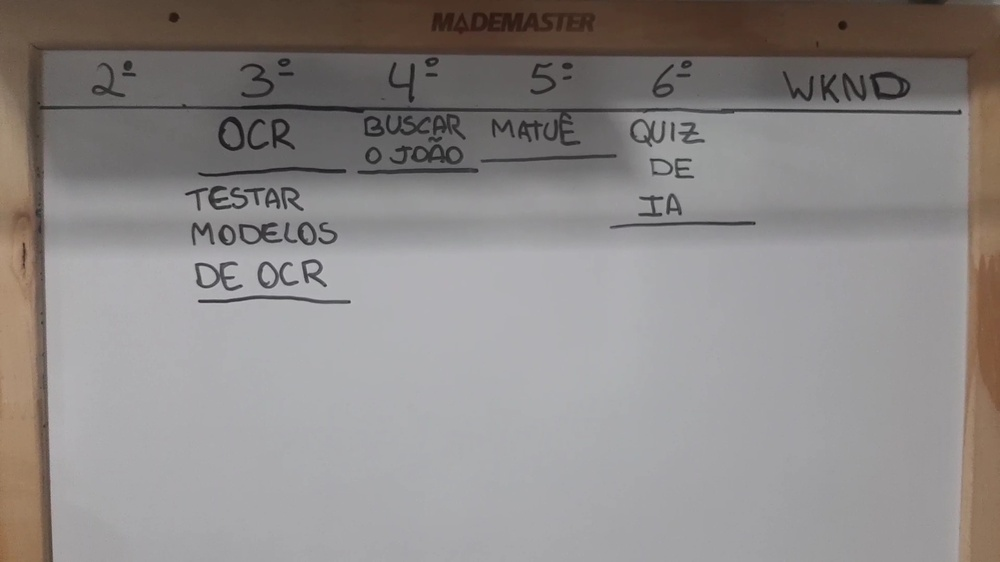
#> input picture Media/Fotos/2025-06-24.jpg, 1000 x 562 px, shrunk from 1920 x 1080 before the run
$ python -i pre_process.py   (imports and definitions only)
#> lines starting #> are read from the running program, lines starting #| are printed output that depends on the picture; after the words box and inside, x2 and y2 are one past the last pixel; in counts of white or black regions, pixels touching at a corner belong together
import cv2
from datetime import date


def pre_process_image(image_path):
    """
    Função para pré-processar a imagem capturada.
    Lê a imagem do diretório Media e aplica filtros de pré-processamento.
    """
#> called with image_path = 'Media/Fotos/2025-06-24.jpg'
    dia = date.today().strftime("%Y-%m-%d")
    #image_path = f'Media/{dia}.jpg'
    image = cv2.imread(image_path)
#> image is the input picture: shape (562, 1000, 3); mean B, G, R 135.3, 136.8, 141.1

    if image is None:
        print(f"Error: Could not read image from {image_path}")
    else:
        print(f"Image {image_path} loaded successfully.")

    # Converte imagem para escala de cinza, depois binário e aplica filtro de ruído
    imagem_cinza = cv2.cvtColor(image, cv2.COLOR_BGR2GRAY)
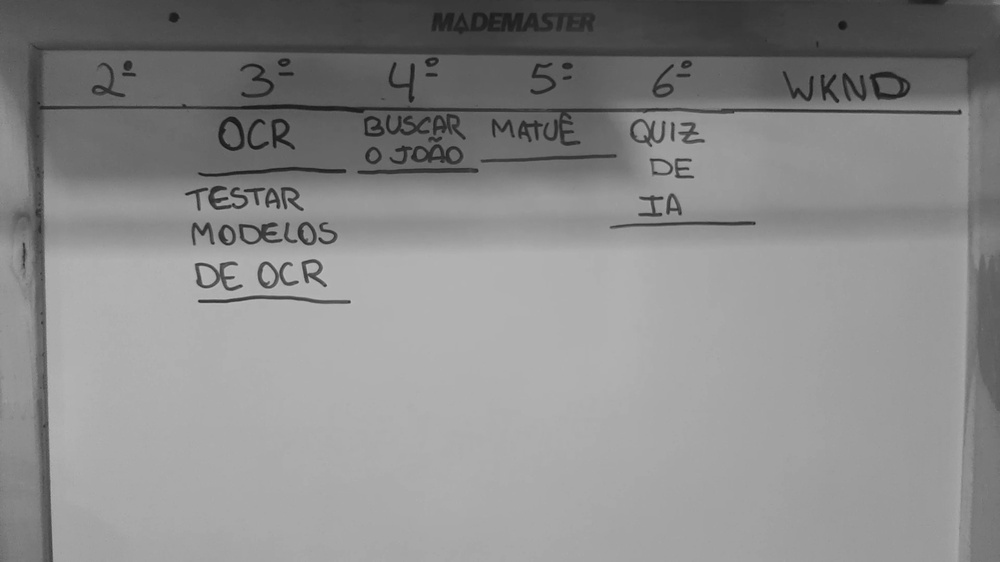
#> imagem_cinza: shape (562, 1000); min 20, max 189, mean 137.9
    clahe = cv2.createCLAHE(clipLimit=2.0, tileGridSize=(8, 8))
    imagem_eq = clahe.apply(imagem_cinza)
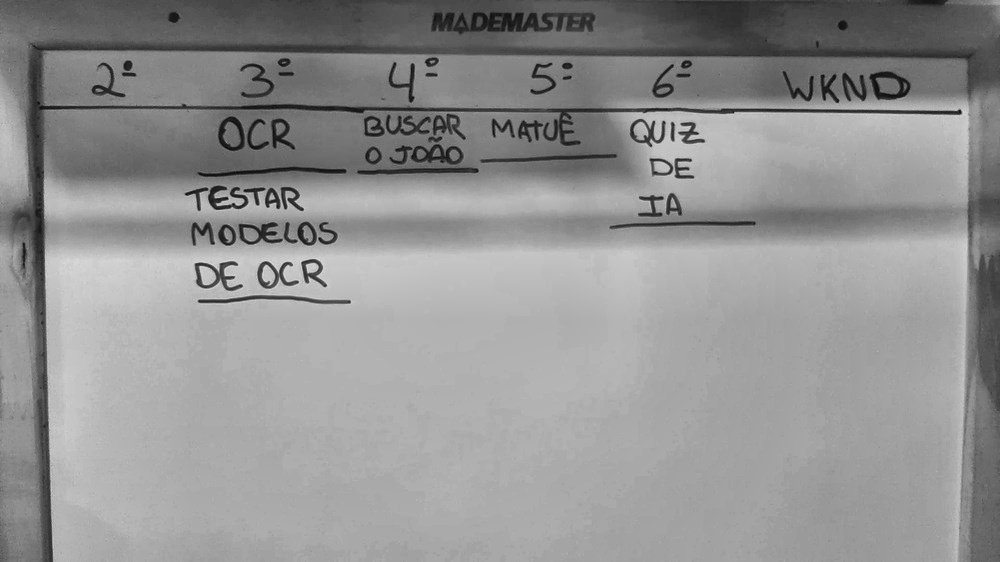
#> imagem_eq: shape (562, 1000); min 12, max 217, mean 146.3
    _, imagem_binaria = cv2.threshold(imagem_eq, 127, 255, cv2.THRESH_BINARY)
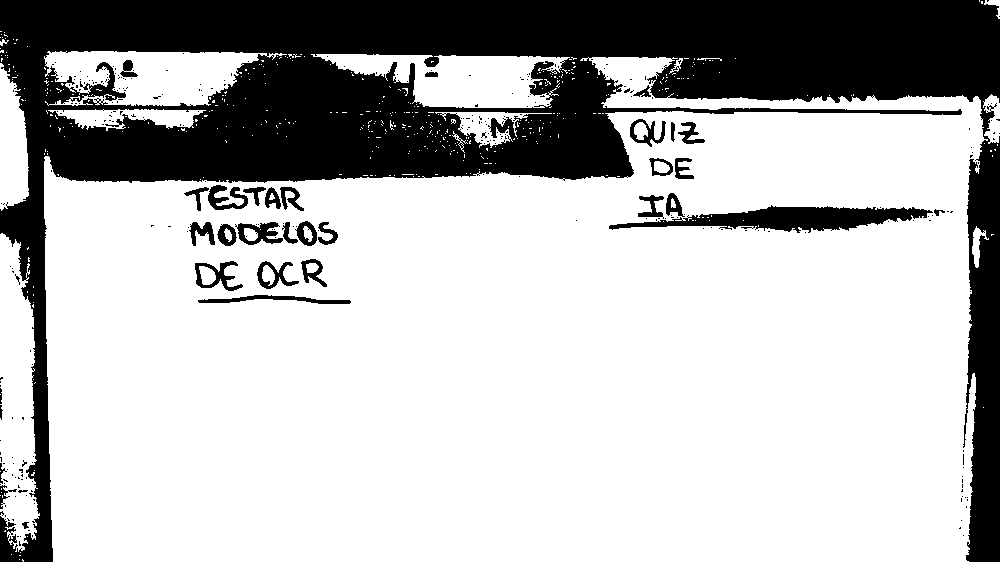
#> imagem_binaria: shape (562, 1000); 72.2% white; 300 black regions (267 under 20 px), largest, box (x1, y1, x2, y2) and area: (0, 0, 1000, 562) 144006, (609, 205, 933, 233) 4370, (198, 295, 351, 304) 589
    imagem_ruido = cv2.medianBlur(imagem_binaria, 5)
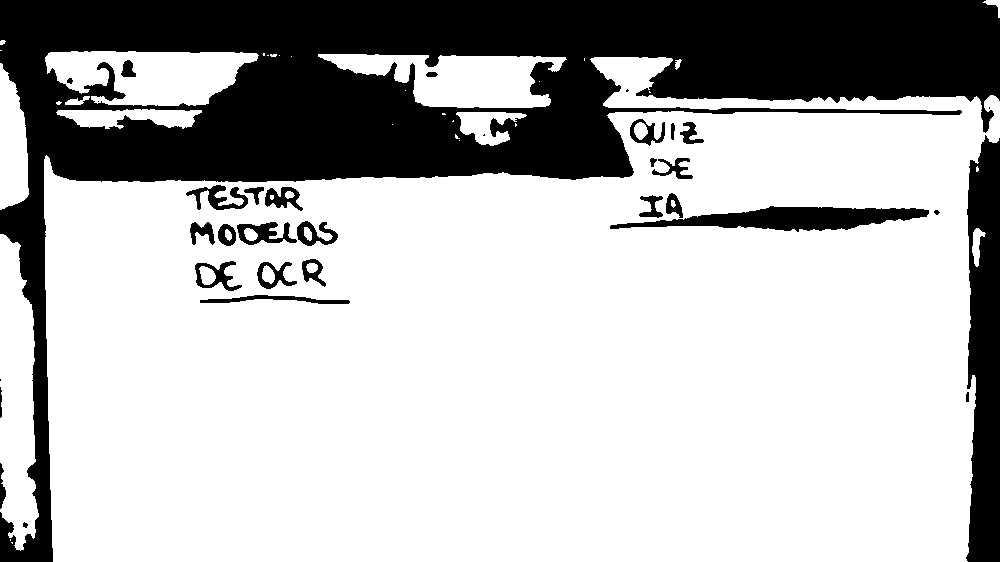
#> imagem_ruido: shape (562, 1000); 72.1% white; 34 black regions (5 under 20 px), largest, box (x1, y1, x2, y2) and area: (0, 0, 1000, 562) 133397, (966, 135, 1000, 562) 12027, (610, 206, 929, 232) 4386

    # Equaliza a imagem para melhorar o contraste
    alpha = 1.5
    beta = 50
    imagem_processada = cv2.convertScaleAbs(imagem_ruido, alpha=alpha, beta=beta)
    cv2.imwrite(f'Media/Processed/{dia}-wet.jpg', imagem_processada)
    return f'Media/Processed/{dia}-wet.jpg'

# [5 lines of commented-out code are left out]

>>> result = pre_process_image('Media/Fotos/2025-06-24.jpg')
